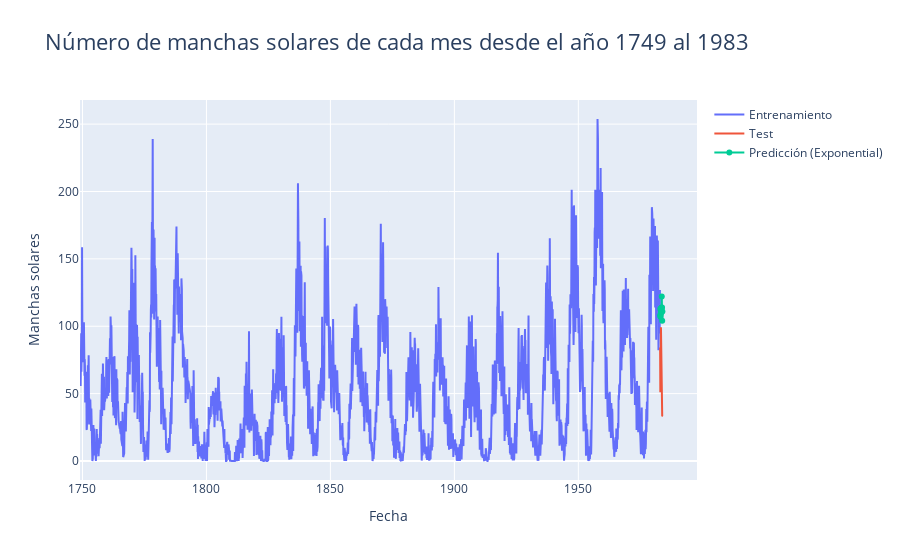

Notebook code for this chart:
### Code cell
import plotly.graph_objects as go
fig = go.Figure()

fig.add_trace(go.Scatter(
    x=df_train_spot.index,
    y=df_train_spot['Sunspots'],
    name="Entrenamiento",
    mode="lines"
    ))

fig.add_trace(go.Scatter(
    x=df_test_spot.index,
    y=df_test_spot['Sunspots'],
    name="Test",
    mode="lines"
    ))

fig.add_trace(go.Scatter(
    x=pred_exp_26_1_4.index,
    y=pred_exp_26_1_4,
    name="Predicción (Exponential)",
    mode="markers+lines"
    ))

fig.update_layout(title="Número de manchas solares de cada mes desde el año 1749 al 1983",
                  title_font_size=22,
                  xaxis_title = 'Fecha',
                  yaxis_title= 'Manchas solares'
                  )

fig.show()

### Figure 1 — Plotly figure (JSON) as saved in the notebook; plotly's stock layout.template omitted (floating-point values rounded to 4 significant figures; data arrays with more than 128 entries replaced by an {"elided": "..."} marker saying what was removed)
{"data": [{"mode": "lines", "name": "Entrenamiento", "type": "scatter", "x": {"elided": "2808 str values"}, "y": {"elided": "2808 float values"}}, {"mode": "lines", "name": "Test", "type": "scatter", "x": ["1983-01-01T00:00:00", "1983-02-01T00:00:00", "1983-03-01T00:00:00", "1983-04-01T00:00:00", "1983-05-01T00:00:00", "1983-06-01T00:00:00", "1983-07-01T00:00:00", "1983-08-01T00:00:00", "1983-09-01T00:00:00", "1983-10-01T00:00:00", "1983-11-01T00:00:00", "1983-12-01T00:00:00"], "y": [84.3, 51, 66.5, 80.7, 99.2, 91.1, 82.2, 71.8, 50.3, 55.8, 33.3, 33.4]}, {"mode": "markers+lines", "name": "Predicción (Exponential)", "type": "scatter", "x": ["1983-01-01T00:00:00", "1983-02-01T00:00:00", "1983-03-01T00:00:00", "1983-04-01T00:00:00", "1983-05-01T00:00:00", "1983-06-01T00:00:00", "1983-07-01T00:00:00", "1983-08-01T00:00:00", "1983-09-01T00:00:00", "1983-10-01T00:00:00", "1983-11-01T00:00:00", "1983-12-01T00:00:00"], "y": [108, 113, 107, 109, 110, 111, 112, 114, 122, 114, 104, 111]}], "layout": {"title": {"font": {"size": 22}, "text": "Número de manchas solares de cada mes desde el año 1749 al 1983"}, "xaxis": {"title": {"text": "Fecha"}}, "yaxis": {"title": {"text": "Manchas solares"}}}}
